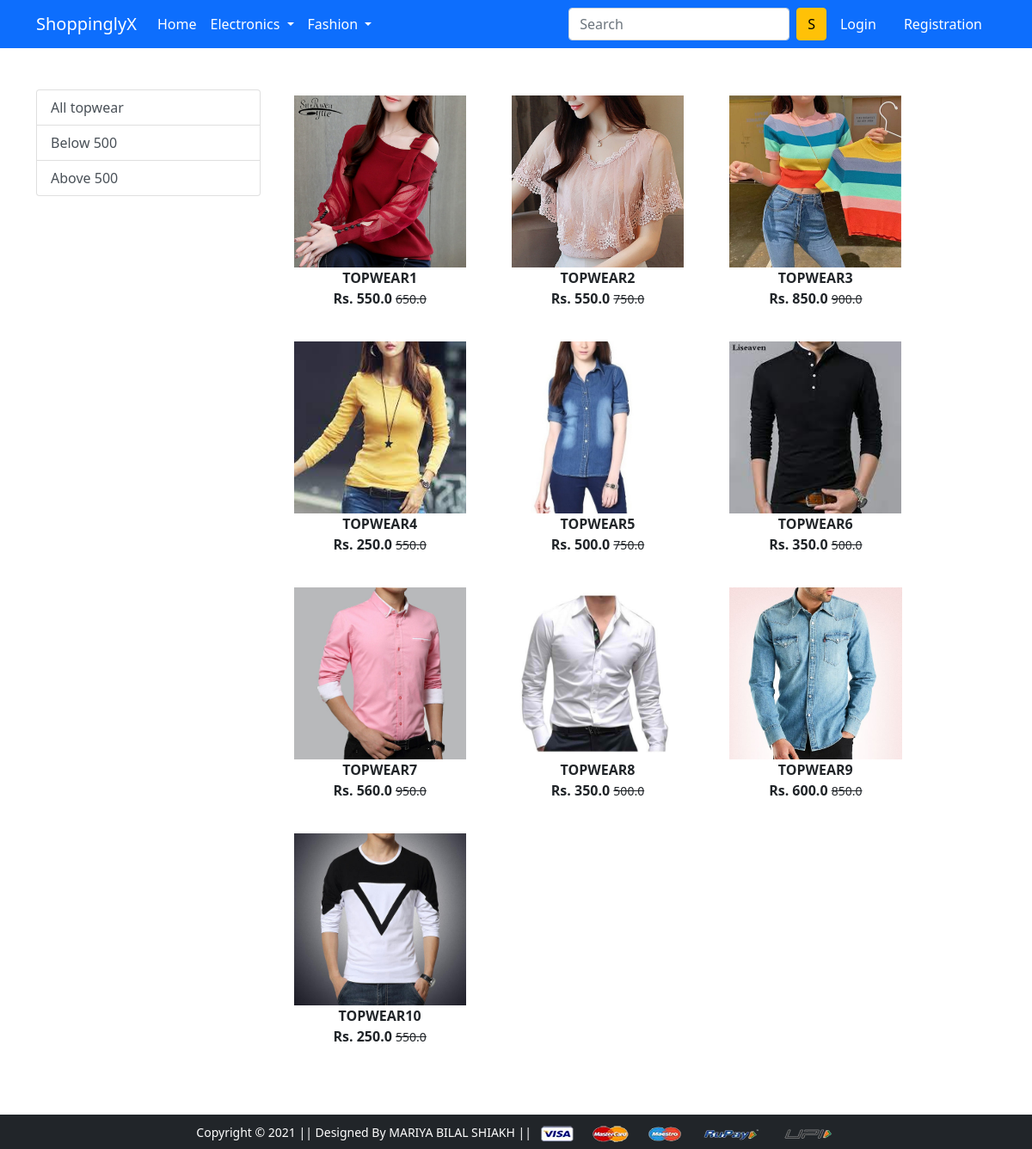
Screenshot of /topwear/ with the database file from the repository.
### app/models.py (models this page shows, shortened)
class Product(models.Model):
 title = models.CharField(max_length=100)
 selling_price = models.FloatField()
 discounted_price = models.FloatField()
 description = models.TextField()
 brand = models.CharField(max_length=100)
 category = models.CharField(choices=CATEGORY_CHOICES,max_length=2)
 product_image = models.ImageField(upload_to='producting')

### app/views.py (the view)
# urls.py: path('topwear/', views.topwear, name='topwear'),
def topwear(request, data=None):
 if data == None:
   topwear = Product.objects.filter(category='TW')
 elif data == 'below':
   topwear = Product.objects.filter(category='TW').filter(discounted_price__lt=500)
 elif data == 'above':
   topwear = Product.objects.filter(category='TW').filter(discounted_price__gt=500)
 return render(request, 'app/topwear.html', {'topwear':topwear})

### app/templates/app/topwear.html (shortened to what this page needs)
{% extends 'app/base.html' %}
{% load static %}
{% block main-content %}
<div class="container my-5">
 <div class="row">
  <div class="col-sm-3">
   <div class="list-group">
     <a href="{% url 'topwear' %}" class="list-group-item
     list-group-item-action" aria-current="true">All topwear</a>
     <a href="{% url 'topweardata' 'below' %}"
     class="list-group-item list-group-item-action">Below 500</a>
     <a href="{% url 'topweardata' 'above' %}"
     class="list-group-item list-group-item-action">Above 500</a>
   </div>
  </div>
 <div class="col-sm-8">
   <div class="row">
    {% for product in topwear %}
     <div class="col-sm-4 text-center mb-4">
      <a href="{% url 'product-detail' product.id %}"
      class="btn">
      <div class="item">
       <img src="{{product.product_image.url}}" alt=""
       height="200" class="">
       <div class="fw-bold">{{product.title}}</div>
       <div class="fw-bold">Rs. {{product.discounted_price}}
       <small class="fw-light text-decoration-line-through">
       {{product.selling_price}}</small></div>
      </div>
     </a>
    </div>
    {% endfor %}
   </div>
  </div>
 </div>
</div>
 {% endblock main-content %}

### rows the page displays
Product: product_image (picture), title "TOPWEAR1", discounted_price "550.0", selling_price "650.0"
Product: product_image (picture), title "TOPWEAR2", discounted_price "550.0", selling_price "750.0"
Product: product_image (picture), title "TOPWEAR3", discounted_price "850.0", selling_price "900.0"
Product: product_image (picture), title "TOPWEAR4", discounted_price "250.0", selling_price "550.0"
Product: product_image (picture), title "TOPWEAR5", discounted_price "500.0", selling_price "750.0"
Product: product_image (picture), title "TOPWEAR6", discounted_price "350.0", selling_price "500.0"
Product: product_image (picture), title "TOPWEAR7", discounted_price "560.0", selling_price "950.0"
Product: product_image (picture), title "TOPWEAR8", discounted_price "350.0", selling_price "500.0"
Product: product_image (picture), title "TOPWEAR9", discounted_price "600.0", selling_price "850.0"
Product: product_image (picture), title "TOPWEAR10", discounted_price "250.0", selling_price "550.0"
